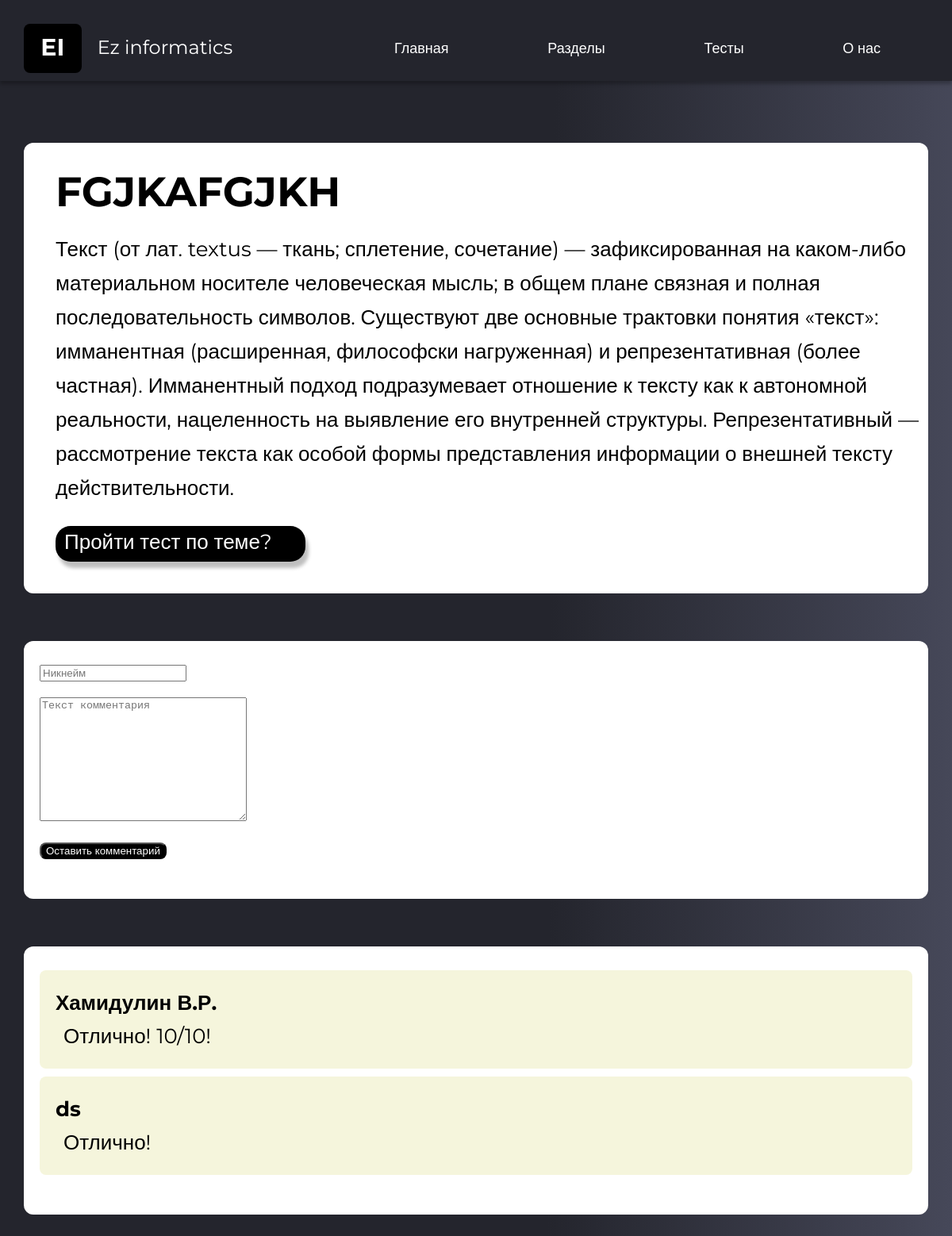
The app's page /section/FGJKAFGJKH with its own data.
### main/models.py (models this page shows, shortened)
class Article(models.Model):
    article_title = models.CharField('Название урока', max_length=200)
    article_img1 = models.ImageField(upload_to="image/", null=True, blank=True)
    article_img2 = models.ImageField(upload_to="image/", null=True, blank=True)
    article_text = models.TextField('Текст статьи')
    pub_date = models.DateTimeField('Дата публикации')
    slug = models.SlugField(null=False, unique=True)
    def get_absolute_url(self):
        return reverse("main:detail", kwargs={"slug": self.slug})
    def get_test_url(self):
        return reverse("main:test_detail", kwargs={"slug": self.slug})
    class Meta:
        verbose_name = 'Статья'
        verbose_name_plural = 'Статьи'

class Comment(models.Model):
    article = models.ForeignKey(Article, on_delete=models.CASCADE)
    author_name = models.CharField('Никнейм', max_length=200)
    text = models.TextField('Текст комментария')

### main/views.py (the view)
# urls.py: path('section/<slug:slug>', article_detail, name='detail'),
def article_detail(request, slug):
    model = Article.objects.get( slug = slug)
    comments = model.comment_set.all()
    context = {'object': model, 'comments':comments}
    return render(request, 'main/article_detail.html', context)

### main/templates/main/article_detail.html (shortened to what this page needs)
{% extends 'main/base.html' %}
{% block content %}
    <div class="content-bigbox">
        <h1 class="content-bigbox-text-h">{{ object.article_title }}</h1>
        <p class="content-bigbox-text">{{ object.article_text }}</p>
        <div class="content-box-link-shell-1">
          <a class="content-box-link-3" href="{{ object.get_test_url }}">Пройти тест по теме?</a>
        </div>
    </div>
    <div class="content-bigbox">
      <form action="{{object.get_absolute_url }}/leave_comment" method="POST">
        <input class="content-comment-input" type="text" required placeholder="Никнейм" name="name"><br>
        <textarea class="content-comment-input" cols="30" rows="10" required placeholder="Текст комментария" name="text"></textarea><br>
        <button class="content-comment-button" type="submit">Оставить комментарий</button>
      </form>
    </div>
    <div class="content-bigbox">
      {% if comments %}
      {% for comment in comments %}
      <div class="content-comment">
        <h4 class="content-comment-h">{{ comment.author_name }}</h4>
        <p class="content-comment-p">{{ comment.text }}</p>
      </div>
      {% endfor %}
      {% else %}
      <p>Нет комментариев</p>
      {% endif %}
    </div>
{% endblock %}

### main/static/main/css/style1.css (style rules this page uses)
body { margin: 0; font-family: 'Montserrat', sans-serif; font-size: 20px; color: #fff; background: linear-gradient(90.41deg, #24252D 0%, #24252D 57.81%, #464859 100%) no-repeat center center fixed; -webkit-background-size: cover; -moz-background-size: cover; -o-background-size: cover; background-size: cover;; height: 100vh; z-index: -1; }
*, *:before, *:after { box-sizing: border-box; }
h1, h2, h3, h4, h5, h6 { margin: 0; }
.content-bigbox { background: #fff; width: 95%; margin: 60px auto; max-height: 90vh; border-radius: 12px; font-size: 26px; color: #000; padding-top: 20px; padding-bottom: 40px; }
.content-bigbox-text-h { margin-top: 10px; margin-left: 40px; }
.content-bigbox-text { margin-top: 20px; margin-left: 40px; line-height: 43px; }
.content-box-link-3 { color: #fff; text-decoration: none; align-items: center; text-align: center; line-height: 40px; margin: 0px 11px; }
.content-box-link-shell-1 { max-width: 315px; height: 44.56px; background: #000000; box-shadow: 4px 8px 4px rgba(0, 0, 0, 0.25); border-radius: 19px; margin: 0px 40px; }
.content-comment-input { margin: 10px 20px; }
.content-comment-button { margin: 10px 20px; background: #000; border-radius: 8px; color: #fff; }
.content-comment { background: #F5F5DC; margin: 10px 20px; border-radius: 8px; padding: 15px 0px; }
.content-comment-h { margin: 10px 20px; }
.content-comment-p { margin: 10px 30px; }

### records on screen
Article: article_title "FGJKAFGJKH", article_text "Текст (от лат. textus — ткань; сплетение, сочетание) — зафиксированная на каком-либо материальном носителе человеческая мысль; в общем плане связная и полная последовательность символов. Существуют две основные трактовки понятия «текст»: имманентная (расширенная, философски нагруженная) и репрезентативная (более частная). Имманентный подход подразумевает отношение к тексту как к автономной реальности, нацеленность на выявление его внутренней структуры. Репрезентативный — рассмотрение текста как особой формы представления информации о внешней тексту действительности."
Comment: author_name "Хамидулин В.Р.", text "Отлично! 10/10!"
Comment: author_name "ds", text "Отлично!"
